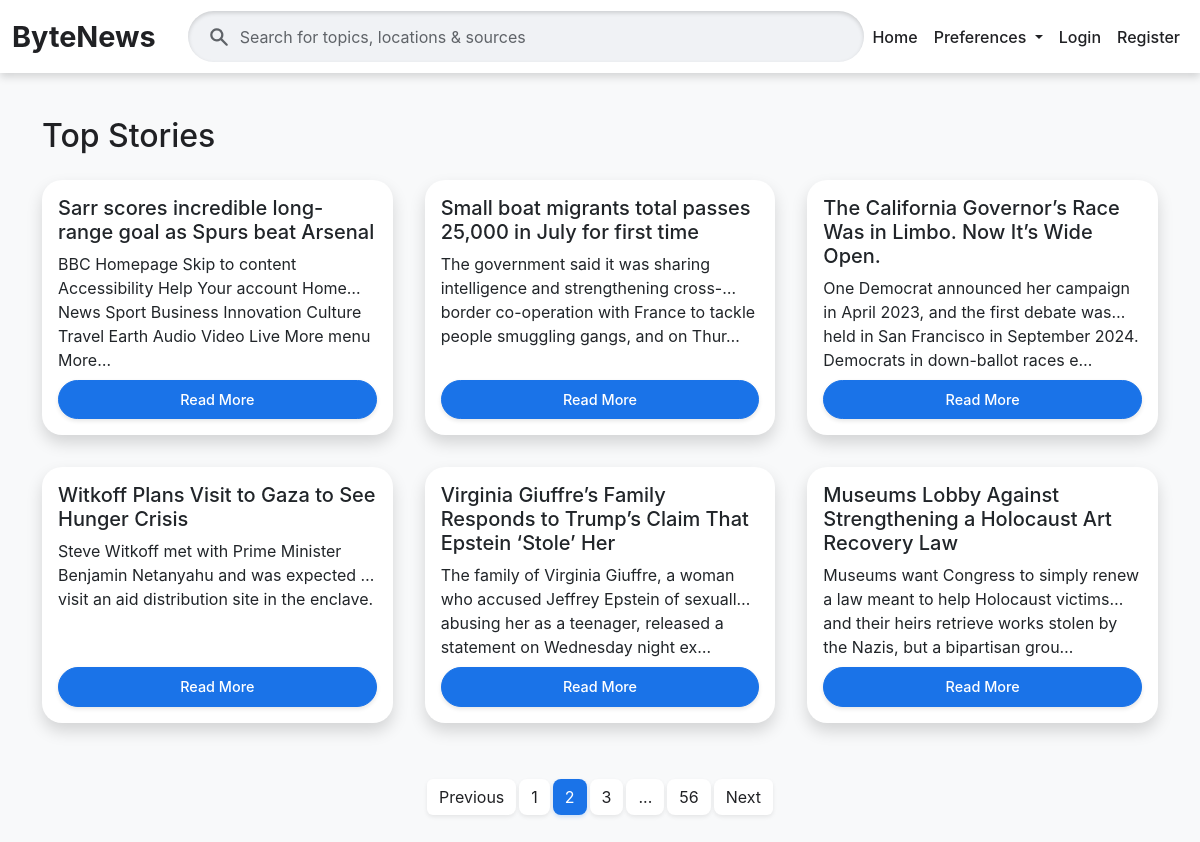
Screenshot of /?page=2 with the database file from the repository.
### news/models.py (models this page shows, shortened)
class Article(models.Model):
    title = models.CharField(max_length=200)
    content = models.TextField()
    publication_date = models.DateTimeField()
    author = models.CharField(max_length=100, blank=True, null=True)
    link = models.URLField(unique=True) # Ensure article links are unique
    categories = models.ManyToManyField(Category, related_name='articles')
    summary = models.TextField(blank=True, null=True) # New field for summary
    slug = models.SlugField(null=True, max_length=255, blank=True)
    approved = models.BooleanField(default=False) # New field to track approval status
    class Meta:
        ordering = ['-publication_date'] # Default ordering for articles
    def approved_status_icon(self): # Renamed for clarity in admin
        return self.approved # Return the boolean value directly
    approved_status_icon.boolean = True # Displays a nice checkmark/x in admin
    approved_status_icon.short_description = "Approved" # Column header in admin

### news/views.py (the view, shortened to what this page needs)
# urls.py: path('', views.ArticleListView.as_view(), name='article_list'), #
class ArticleListView(ListView):
    model = Article
    template_name = 'news/home.html'
    context_object_name = 'articles'
    ordering = ['-publication_date']
    paginate_by = 6
    def get_queryset(self):
        queryset = super().get_queryset()
        category_name = self.request.GET.get('category')
        if category_name:
            return queryset.filter(categories__name__iexact=category_name)
        search_query = self.request.GET.get('q')
        if search_query:
            queryset = queryset.filter(
                Q(title__icontains=search_query) |
                Q(content__icontains=search_query) |
                Q(categories__name__icontains=search_query)
            ).distinct()
        return queryset
    def get_context_data(self, **kwargs):
        ctx = super().get_context_data(**kwargs)
        ctx['categories'] = Category.objects.all().order_by('name')
        ctx['current_category'] = self.request.GET.get('category', '')
        ctx['search_query'] = self.request.GET.get('q', '')
        ctx['recommendations'] = []
        return ctx

### news/templates/news/home.html (shortened to what this page needs)
{% extends 'base.html' %}
{% load static %}
{% block content %}
<h2 class="mb-4">Top Stories</h2>
<div class="row">
    {% for article in articles %}
        <div class="col-md-6 col-lg-4 d-flex">
            <div class="card article-card p-3 flex-fill">
                <h5>{{ article.title }}</h5>
                <p>{{ article.summary|default_if_none:article.content|truncatechars:150 }}</p>
                <a href="{% url 'news:article_detail' slug=article.slug %}" class="btn btn-sm btn-primary mt-2">Read More</a>
            </div>
        </div>
    {% empty %}
        <p>No articles found.</p>
    {% endfor %}
</div>
{% if is_paginated %}
    <nav aria-label="Page navigation">
        <ul class="pagination justify-content-center mt-4">
            {% if page_obj.has_previous %}
                <li class="page-item"><a class="page-link" href="?page={{ page_obj.previous_page_number }}">Previous</a></li>
            {% endif %}
            <li class="page-item "><a class="page-link" href="?page=1">1</a></li>
            {% for i in page_obj.paginator.page_range %}
                {% if i >= page_obj.number|add:"-1" and i <= page_obj.number|add:"1" and i != 1 and i != page_obj.paginator.num_pages %}
                    <li class="page-item {% if page_obj.number == i %}active{% endif %}"><a class="page-link" href="?page={{ i }}">{{ i }}</a></li>
                {% endif %}
            {% endfor %}
            {% if page_obj.number < page_obj.paginator.num_pages|add:"-1" and page_obj.number != page_obj.paginator.num_pages|add:"-2" %}
                <li class="page-item disabled"><span class="page-link">...</span></li>
            {% endif %}
            {% if page_obj.paginator.num_pages > 1 %}
                <li class="page-item "><a class="page-link" href="?page={{ page_obj.paginator.num_pages }}">{{ page_obj.paginator.num_pages }}</a></li>
            {% endif %}
            {% if page_obj.has_next %}
                <li class="page-item"><a class="page-link" href="?page={{ page_obj.next_page_number }}{% if current_category %}&category={{ current_category }}{% endif %}{% if search_query %}&q={{ search_query }}{% endif %}">Next</a></li>
            {% endif %}
        </ul>
    </nav>
{% endif %}
{% endblock %}

### ByteNews/templates/base.html (style rules this page uses)
:root { --gn-bg-light: #f8f9fa; --gn-card-bg: #ffffff; --gn-text-dark: #202124; --gn-text-muted: #5f6368; --gn-blue-accent: #1a73e8; --gn-blue-hover: #1764cc; --gn-border: #dadce0; --gn-input-bg: #f0f2f5; --gn-button-blue: #1a73e8; --gn-button-blue-hover: #1764cc; --gn-alert-bg: #e8f0fe; --gn-alert-border: #a8d1ff; --gn-danger-text: #d93025; --gn-danger-bg: #fce8e6; --gn-danger-border: #fccac7; --gn-success-text: #188038; --gn-success-bg: #e6f4ea; --gn-success-border: #a8daaa; }
body { background-color: var(--gn-bg-light); color: var(--gn-text-dark); font-family: 'Google Sans', 'Inter', sans-serif; }
.card { background-color: var(--gn-card-bg); border: none; border-radius: 20px; box-shadow: 0 8px 16px rgba(0,0,0,0.15); padding: 0.4rem 2.5rem; transition: transform 0.2s ease-in-out, box-shadow 0.2s ease-in-out; }
.btn-primary { background-color: var(--gn-button-blue); border-color: var(--gn-button-blue); color: white; border-radius: 24px; padding: 8px 16px; font-size: 0.9rem; font-weight: 500; text-decoration: none !important; transition: background-color 0.2s ease-in-out, box-shadow 0.2s ease-in-out; box-shadow: 0 2px 4px rgba(0,0,0,0.1); }
.pagination .page-link { background-color: var(--gn-card-bg); color: var(--gn-text-dark); border: none; border-radius: 8px; margin: 0 4px; box-shadow: 0 2px 4px rgba(0,0,0,0.08); }
.pagination .page-item.active .page-link { background-color: var(--gn-blue-accent); border-color: var(--gn-blue-accent); color: white; box-shadow: 0 2px 4px rgba(26, 115, 232, 0.2); }
.article-card { display: flex; flex-direction: column; height: 100%; margin-bottom: 3rem; max-width: 400px; margin-left: auto; margin-right: auto; }
.article-card p { flex-grow: 1; overflow: hidden; margin-bottom: 0; display: -webkit-box; -webkit-line-clamp: 2; -webkit-box-orient: vertical; text-overflow: ellipsis; }
.article-card .btn { margin-top: 0.2rem; }
.row > [class*="col-"] { padding-left: 1rem; padding-right: 1rem; padding-bottom: 2rem; }
.row { margin-left: -1rem; margin-right: -1rem; }

### rows the page displays
Article: title "Sarr scores incredible long-range goal as Spurs beat Arsenal", summary "BBC Homepage Skip to content Accessibility Help Your account Home News Sport Business Innovation Culture Travel Earth Audio Video Live More menu More…"
Article: title "Small boat migrants total passes 25,000 in July for first time", summary "The government said it was sharing intelligence and strengthening cross-border co-operation with France to tackle people smuggling gangs, and on Thur…"
Article: title "The California Governor’s Race Was in Limbo. Now It’s Wide Open.", summary "One Democrat announced her campaign in April 2023, and the first debate was held in San Francisco in September 2024. Democrats in down-ballot races e…"
Article: title "Witkoff Plans Visit to Gaza to See Hunger Crisis", summary "Steve Witkoff met with Prime Minister Benjamin Netanyahu and was expected to visit an aid distribution site in the enclave."
Article: title "Virginia Giuffre’s Family Responds to Trump’s Claim That Epstein ‘Stole’ Her", summary "The family of Virginia Giuffre, a woman who accused Jeffrey Epstein of sexually abusing her as a teenager, released a statement on Wednesday night ex…"
Article: title "Museums Lobby Against Strengthening a Holocaust Art Recovery Law", summary "Museums want Congress to simply renew a law meant to help Holocaust victims and their heirs retrieve works stolen by the Nazis, but a bipartisan grou…"

### other values shown
{{ i }} "2" "3"
{{ page_obj.paginator.num_pages }} "56"
